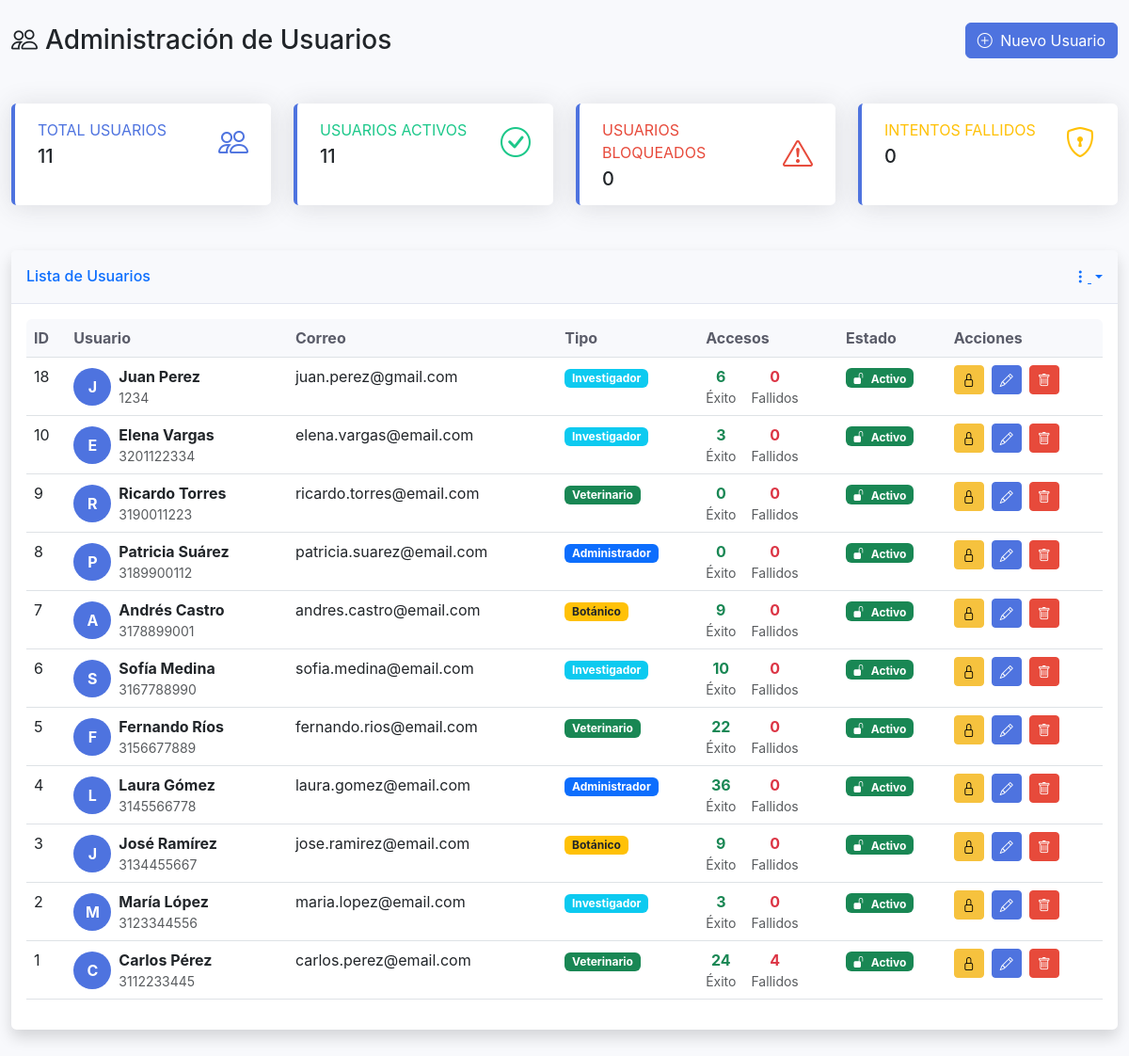
The app's page /usuarios.php with its own data.
### tables this page shows
CREATE TABLE `usuarios` (
  `id_usuario` int(11) NOT NULL,
  `nombre` varchar(100) NOT NULL,
  `correo` varchar(100) NOT NULL,
  `telefono` varchar(20) DEFAULT NULL,
  `tipo_usuario` enum('Investigador','Veterinario','Botánico','Administrador') NOT NULL,
  `clave` varchar(255) NOT NULL
);

### usuarios.php (the view, shortened to what this page needs)
<?php
$conexion = new Conexion();
$db = $conexion->getConexion();
$usuarios = $db->query("SELECT u.*,
                       (SELECT COUNT(*) FROM log_accesos la WHERE la.id_usuario = u.id_usuario AND la.exito = 1) as accesos_exitosos,
                       (SELECT COUNT(*) FROM log_accesos la WHERE la.id_usuario = u.id_usuario AND la.exito = 0) as accesos_fallidos,
                       IFNULL(bu.intentos_fallidos, 0) as intentos_fallidos,
                       IF(bu.bloqueado_hasta IS NOT NULL AND bu.bloqueado_hasta > NOW(), 'Bloqueado', 'Activo') as estado_bloqueo
                       FROM usuarios u
                       LEFT JOIN bloqueo_usuarios bu ON u.id_usuario = bu.id_usuario
                       ORDER BY u.id_usuario DESC");
$usuarios = $usuarios ? $usuarios->fetch_all(MYSQLI_ASSOC) : [];
?>
<!DOCTYPE html>
<html lang="es">
<head>
    <link href="https://cdn.jsdelivr.net/npm/bootstrap@5.3.0/dist/css/bootstrap.min.css" rel="stylesheet">
    <link rel="stylesheet" href="https://cdn.jsdelivr.net/npm/bootstrap-icons@1.10.0/font/bootstrap-icons.css">
    <link rel="stylesheet" href="https://cdnjs.cloudflare.com/ajax/libs/animate.css/4.1.1/animate.min.css">
</head>
<body>
    <div class="container-fluid py-4">
        <div class="row mb-4">
            <div class="col-12">
                <div class="d-sm-flex align-items-center justify-content-between mb-4">
                    <h1 class="h3 mb-0 text-gray-800">
                        <i class="bi bi-people me-2"></i>Administración de Usuarios
                    </h1>
                    <button class="btn btn-primary" data-bs-toggle="modal" data-bs-target="#nuevoUsuarioModal">
                        <i class="bi bi-plus-circle me-1"></i> Nuevo Usuario
                    </button>
                </div>
            </div>
        </div>
        <div class="row mb-4">
            <div class="col-xl-3 col-md-6 mb-4">
                <div class="card stats-card h-100">
                    <div class="card-body">
                        <div class="row align-items-center">
                            <div class="col mr-2">
                                <div class="text-xs font-weight-bold text-primary text-uppercase mb-1">
                                    Total Usuarios</div>
                                <div class="h5 mb-0 font-weight-bold text-gray-800">
                                    <?php echo count($usuarios); ?>
                                </div>
                            </div>
                            <div class="col-auto">
                                <i class="bi bi-people fs-2 text-primary"></i>
                            </div>
                        </div>
                    </div>
                </div>
            </div>
            <div class="col-xl-3 col-md-6 mb-4">
                <div class="card stats-card h-100">
                    <div class="card-body">
                        <div class="row align-items-center">
                            <div class="col mr-2">
                                <div class="text-xs font-weight-bold text-success text-uppercase mb-1">
                                    Usuarios Activos</div>
                                <div class="h5 mb-0 font-weight-bold text-gray-800">
                                    <?php echo count(array_filter($usuarios, function($u) { return $u['estado_bloqueo'] == 'Activo'; })); ?>
                                </div>
                            </div>
                            <div class="col-auto">
                                <i class="bi bi-check-circle fs-2 text-success"></i>
                            </div>
                        </div>
                    </div>
                </div>
            </div>
            <div class="col-xl-3 col-md-6 mb-4">
                <div class="card stats-card h-100">
                    <div class="card-body">
                        <div class="row align-items-center">
                            <div class="col mr-2">
                                <div class="text-xs font-weight-bold text-danger text-uppercase mb-1">
                                    Usuarios Bloqueados</div>
                                <div class="h5 mb-0 font-weight-bold text-gray-800">
                                    <?php echo count(array_filter($usuarios, function($u) { return $u['estado_bloqueo'] == 'Bloqueado'; })); ?>
                                </div>
                            </div>
                            <div class="col-auto">
                                <i class="bi bi-exclamation-triangle fs-2 text-danger"></i>
                            </div>
                        </div>
                    </div>
                </div>
            </div>
            <div class="col-xl-3 col-md-6 mb-4">
                <div class="card stats-card h-100">
                    <div class="card-body">
                        <div class="row align-items-center">
                            <div class="col mr-2">
                                <div class="text-xs font-weight-bold text-warning text-uppercase mb-1">
                                    Intentos Fallidos</div>
                                <div class="h5 mb-0 font-weight-bold text-gray-800">
                                    <?php echo array_sum(array_column($usuarios, 'intentos_fallidos')); ?>
                                </div>
                            </div>
                            <div class="col-auto">
                                <i class="bi bi-shield-lock fs-2 text-warning"></i>
                            </div>
                        </div>
                    </div>
                </div>
            </div>
        </div>
        <div class="card shadow mb-4">
            <div class="card-header py-3 d-flex flex-row align-items-center justify-content-between">
                <h6 class="m-0 font-weight-bold text-primary">Lista de Usuarios</h6>
                <div class="dropdown no-arrow">
                    <a class="dropdown-toggle" href="#" role="button" id="dropdownMenuLink"
                       data-bs-toggle="dropdown" aria-expanded="false">
                        <i class="bi bi-three-dots-vertical text-gray-400"></i>
                    </a>
                </div>
            </div>
            <div class="card-body">
                <div class="table-responsive">
                    <table class="table table-hover" id="dataTable" width="100%" cellspacing="0">
                        <thead>
                            <tr>
                                <th>ID</th>
                                <th>Usuario</th>
                                <th>Correo</th>
                                <th>Tipo</th>
                                <th>Accesos</th>
                                <th>Estado</th>
                                <th>Acciones</th>
                            </tr>
                        </thead>
                        <tbody>
                            <?php foreach ($usuarios as $usuario): ?>
                                <tr>
                                    <td><?php echo $usuario['id_usuario']; ?></td>
                                    <td>
                                        <div class="d-flex align-items-center">
                                            <div class="user-avatar me-2">
                                                <?php echo strtoupper(substr($usuario['nombre'], 0, 1)); ?>
                                            </div>
                                            <div>
                                                <div class="fw-bold"><?php echo htmlspecialchars($usuario['nombre']); ?></div>
                                                <div class="text-muted small"><?php echo htmlspecialchars($usuario['telefono']); ?></div>
                                            </div>
                                        </div>
                                    </td>
                                    <td><?php echo htmlspecialchars($usuario['correo']); ?></td>
                                    <td>
                                        <span class="badge
                                            <?php
                                                switch($usuario['tipo_usuario']) {
                                                    case 'Administrador': echo 'bg-primary'; break;
                                                    case 'Veterinario': echo 'bg-success'; break;
                                                    case 'Investigador': echo 'bg-info'; break;
                                                    case 'Botánico': echo 'bg-warning text-dark'; break;
                                                }
                                            ?>">
                                            <?php echo $usuario['tipo_usuario']; ?>
                                        </span>
                                    </td>
                                    <td>
                                        <div class="d-flex">
                                            <div class="me-3 text-center">
                                                <div class="text-success fw-bold"><?php echo $usuario['accesos_exitosos']; ?></div>
                                                <div class="small text-muted">Éxito</div>
                                            </div>
                                            <div class="text-center">
                                                <div class="text-danger fw-bold"><?php echo $usuario['accesos_fallidos']; ?></div>
                                                <div class="small text-muted">Fallidos</div>
                                            </div>
                                        </div>
                                    </td>
                                    <td>
                                        <?php if ($usuario['estado_bloqueo'] == 'Bloqueado'): ?>
                                            <span class="badge bg-danger">
                                                <i class="bi bi-lock-fill me-1"></i> Bloqueado
                                            </span>
                                        <?php else: ?>
                                            <span class="badge bg-success">
                                                <i class="bi bi-unlock-fill me-1"></i> Activo
                                            </span>
                                        <?php endif; ?>
                                    </td>
                                    <td>
                                        <div class="d-flex">
                                            <?php if ($usuario['estado_bloqueo'] == 'Bloqueado'): ?>
                                                <form method="POST" class="me-2">
                                                    <input type="hidden" name="id_usuario" value="<?php echo $usuario['id_usuario']; ?>">
                                                    <input type="hidden" name="accion" value="desbloquear">
                                                    <button type="submit" class="btn btn-sm btn-success">
                                                        <i class="bi bi-unlock"></i>
                                                    </button>
                                                </form>
                                            <?php else: ?>
                                                <form method="POST" class="me-2">
                                                    <button type="submit" class="btn btn-sm btn-warning">
                                                        <i class="bi bi-lock"></i>
                                                    </button>
                                                </form>
                                            <?php endif; ?>
                                            <button class="btn btn-sm btn-primary me-2"
                                                    onclick="editarUsuario(
                                                        <?php echo $usuario['id_usuario']; ?>,
                                                        '<?php echo addslashes($usuario['nombre']); ?>',
                                                        '<?php echo addslashes($usuario['correo']); ?>',
                                                        '<?php echo addslashes($usuario['telefono']); ?>',
                                                        '<?php echo addslashes($usuario['tipo_usuario']); ?>'
                                                    )">
                                                <i class="bi bi-pencil"></i>
                                            </button>
                                            <button class="btn btn-sm btn-danger"
                                                    onclick="confirmarEliminar(<?php echo $usuario['id_usuario']; ?>, '<?php echo addslashes($usuario['nombre']); ?>')">
                                                <i class="bi bi-trash"></i>
                                            </button>
                                        </div>
                                    </td>
                                </tr>
                            <?php endforeach; ?>
                        </tbody>
                    </table>
                </div>
            </div>
        </div>
    </div>
</body>
</html>

### usuarios.php (style rules this page uses)
:root { --primary-color: #4e73df; --secondary-color: #1cc88a; --danger-color: #e74a3b; --warning-color: #f6c23e; --dark-color: #5a5c69; }
body { background-color: #f8f9fc; font-family: 'Nunito', -apple-system, BlinkMacSystemFont, 'Segoe UI', Roboto, 'Helvetica Neue', Arial, sans-serif; }
.card { border: none; border-radius: 0.35rem; box-shadow: 0 0.15rem 1.75rem 0 rgba(58, 59, 69, 0.15); transition: all 0.3s; }
.card-header { background-color: #f8f9fc; border-bottom: 1px solid #e3e6f0; font-weight: 700; }
.btn-primary { background-color: var(--primary-color); border-color: var(--primary-color); }
.btn-danger { background-color: var(--danger-color); border-color: var(--danger-color); }
.btn-warning { background-color: var(--warning-color); border-color: var(--warning-color); color: #000; }
.user-avatar { width: 40px; height: 40px; border-radius: 50%; background-color: var(--primary-color); color: white; display: flex; align-items: center; justify-content: center; font-weight: bold; }
.table-responsive { border-radius: 0.35rem; overflow: hidden; }
.table th { background-color: #f8f9fc; color: var(--dark-color); font-weight: 700; border-bottom-width: 1px; }
.stats-card { border-left: 4px solid var(--primary-color); }
.stats-card .card-body { padding: 1rem 1.5rem; }
.stats-card .text-primary { color: var(--primary-color) !important; }
.stats-card .text-success { color: var(--secondary-color) !important; }
.stats-card .text-danger { color: var(--danger-color) !important; }

### records on screen
usuarios: id_usuario "18", nombre "J", nombre "Juan Perez", telefono "1234", correo "juan.perez@gmail.com", tipo_usuario "Investigador", accesos_exitosos "6", accesos_fallidos "0"
usuarios: id_usuario "10", nombre "E", nombre "Elena Vargas", telefono "3201122334", correo "elena.vargas@email.com", tipo_usuario "Investigador", accesos_exitosos "3", accesos_fallidos "0"
usuarios: id_usuario "9", nombre "R", nombre "Ricardo Torres", telefono "3190011223", correo "ricardo.torres@email.com", tipo_usuario "Veterinario", accesos_exitosos "0", accesos_fallidos "0"
usuarios: id_usuario "8", nombre "P", nombre "Patricia Suárez", telefono "3189900112", correo "patricia.suarez@email.com", tipo_usuario "Administrador", accesos_exitosos "0", accesos_fallidos "0"
usuarios: id_usuario "7", nombre "A", nombre "Andrés Castro", telefono "3178899001", correo "andres.castro@email.com", tipo_usuario "Botánico", accesos_exitosos "9", accesos_fallidos "0"
usuarios: id_usuario "6", nombre "S", nombre "Sofía Medina", telefono "3167788990", correo "sofia.medina@email.com", tipo_usuario "Investigador", accesos_exitosos "10", accesos_fallidos "0"
usuarios: id_usuario "5", nombre "F", nombre "Fernando Ríos", telefono "3156677889", correo "fernando.rios@email.com", tipo_usuario "Veterinario", accesos_exitosos "22", accesos_fallidos "0"
usuarios: id_usuario "4", nombre "L", nombre "Laura Gómez", telefono "3145566778", correo "laura.gomez@email.com", tipo_usuario "Administrador", accesos_exitosos "36", accesos_fallidos "0"
usuarios: id_usuario "3", nombre "J", nombre "José Ramírez", telefono "3134455667", correo "jose.ramirez@email.com", tipo_usuario "Botánico", accesos_exitosos "9", accesos_fallidos "0"
usuarios: id_usuario "2", nombre "M", nombre "María López", telefono "3123344556", correo "maria.lopez@email.com", tipo_usuario "Investigador", accesos_exitosos "3", accesos_fallidos "0"
usuarios: id_usuario "1", nombre "C", nombre "Carlos Pérez", telefono "3112233445", correo "carlos.perez@email.com", tipo_usuario "Veterinario", accesos_exitosos "24", accesos_fallidos "4"

### other values on screen
count($usuarios) "11"
array_sum(array_column($usuarios, 'intentos_fallidos')) "0"
